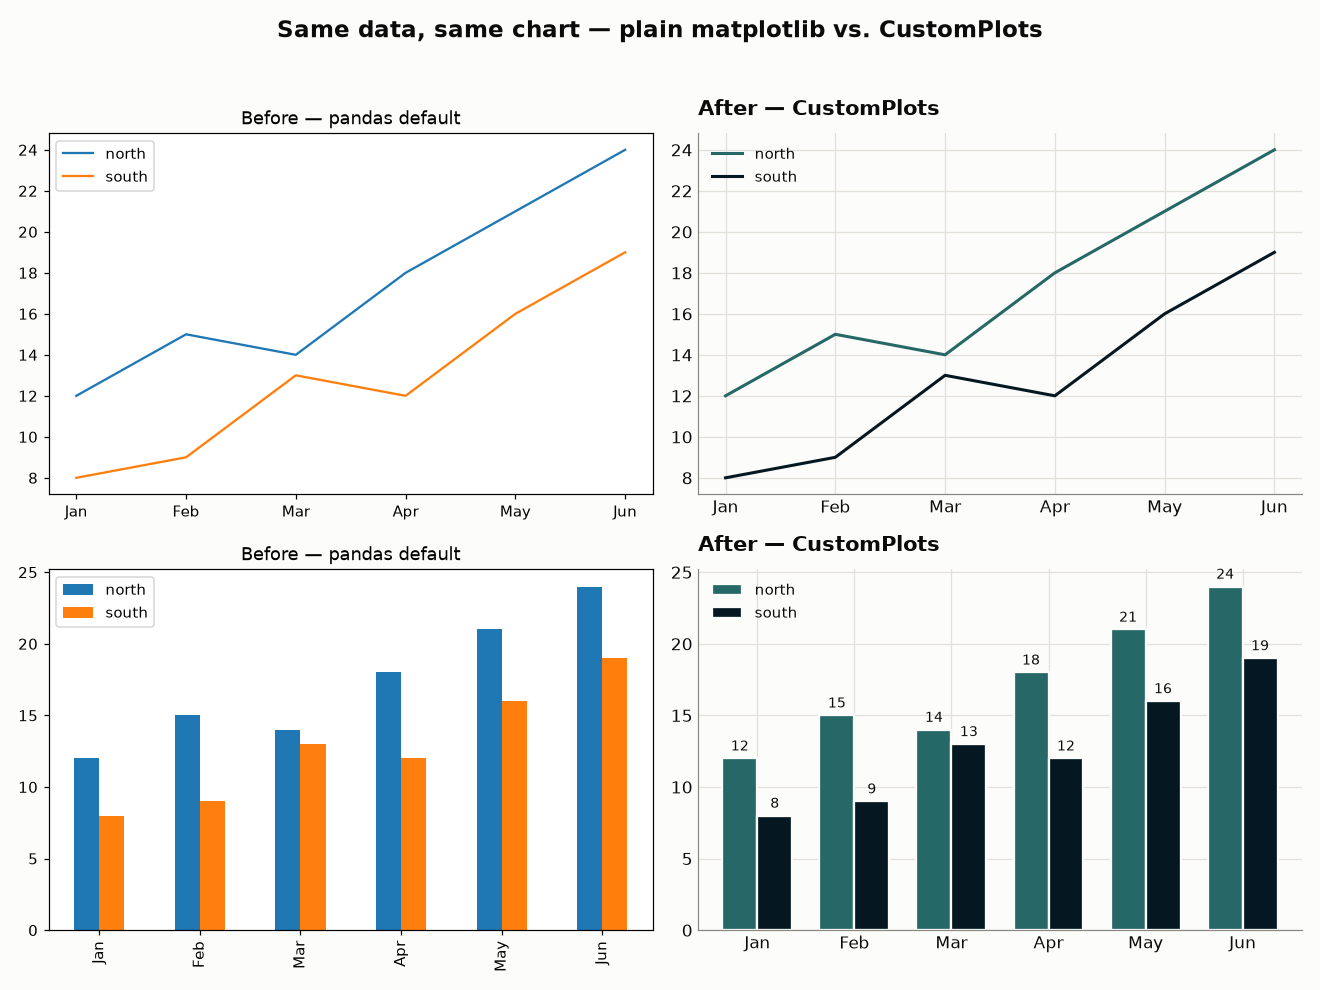

This chart was generated by the following Python code:
"""Side-by-side: plain matplotlib/pandas defaults vs. CustomPlots.

Same data, same chart types — the only difference is the styling. Left column
is what pandas' ``.plot()`` gives you out of the box; right column is
CustomPlots.

Run from the repo root:  python examples/comparison.py
Produces examples/comparison.png
"""

import matplotlib
matplotlib.use("Agg")  # render to a file without opening a window
import matplotlib.pyplot as plt
import pandas as pd

import CustomPlots as cust  # note: this applies the CustomPlots theme globally

# Shared data for every panel.
months = ["Jan", "Feb", "Mar", "Apr", "May", "Jun"]
revenue = pd.DataFrame(
    {"north": [12, 15, 14, 18, 21, 24], "south": [8, 9, 13, 12, 16, 19]},
    index=months,
)

fig = plt.figure(figsize=(12, 9))
fig.suptitle("Same data, same chart — plain matplotlib vs. CustomPlots",
             fontsize=15, fontweight="bold")

# --- LEFT COLUMN: plain matplotlib / pandas defaults ------------------------
# `plt.style.context("default")` temporarily restores matplotlib's stock look,
# so these panels are unaffected by the CustomPlots theme imported above.
with plt.style.context("default"):
    ax = fig.add_subplot(2, 2, 1)
    revenue.plot(ax=ax)
    ax.set_title("Before — pandas default")

    ax = fig.add_subplot(2, 2, 3)
    revenue.plot.bar(ax=ax)
    ax.set_title("Before — pandas default")

# --- RIGHT COLUMN: CustomPlots ----------------------------------------------
# Drawn outside the context, so the CustomPlots theme is active.
cust.line(revenue, title="After — CustomPlots", ax=fig.add_subplot(2, 2, 2))
ax = cust.bar(revenue, title="After — CustomPlots", ax=fig.add_subplot(2, 2, 4))
cust.label_bars(ax)  # a CustomPlots extra: values printed on the bars

fig.tight_layout(rect=(0, 0, 1, 0.96))
fig.savefig("examples/comparison.png", dpi=110)
print("wrote examples/comparison.png")
